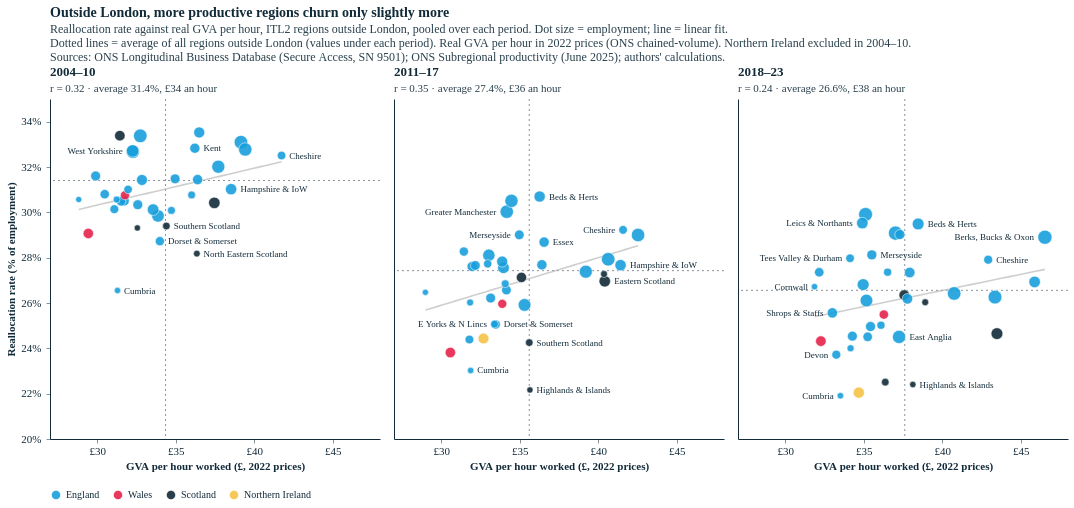

This figure's notebook cell:
### Code cell
# Window set C without London: the 36 other regions, tighter axes and more labels
wins_c, ni_c = WINDOW_SETS["C"][0], WINDOW_SETS["C"][1]
pw_c, _ = build_panels(wins_c, ni_c)
nl_panels = {lab: v[0][v[0].group == "Rest of UK"].copy() for lab, v in pw_c.items()}
allnl = pd.concat(nl_panels.values())
XSN = alt.Scale(domain=[float(np.floor(allnl.prod_gbp.min() - 1)), float(np.ceil(allnl.prod_gbp.max() + 1))], zero=False, nice=False)
YSN = alt.Scale(domain=[float(np.floor(allnl.realloc.min() - 1)), float(np.ceil(allnl.realloc.max() + 1))], zero=False, nice=False)
SIZEN = alt.Scale(domain=[0, float(allnl.emp.max())], range=[8, 200])
WN, HN = W4, H4

def nl_rates(yrs, ni_from):
    j = ni_trim(jf[jf.year.between(*yrs)], ni_from); j = j[~LONDON(j)]
    pj = ni_trim(prod[prod.year.between(*yrs)], ni_from); pj = pj[~LONDON(pj)]
    return 100 * j[["total_jc", "total_jd"]].sum().sum() / j.emp_avg.sum(), pj.gva_real.sum() / pj.hours_worked_weekly.sum()

ABBR = {"Berkshire, Buckinghamshire and Oxfordshire": "Berks, Bucks & Oxon", "Bedfordshire and Hertfordshire": "Beds & Herts",
        "Gloucestershire, Wiltshire and Bath/Bristol area": "Glos, Wilts & Bristol", "Leicestershire, Rutland and Northamptonshire": "Leics & Northants",
        "Herefordshire, Worcestershire and Warwickshire": "Herefs, Worcs & Warks", "Surrey, East and West Sussex": "Surrey & Sussex",
        "East Yorkshire and Northern Lincolnshire": "E Yorks & N Lincs", "Northumberland, and Tyne and Wear": "Tyneside & Northumb.",
        "Derbyshire and Nottinghamshire": "Derbys & Notts", "Shropshire and Staffordshire": "Shrops & Staffs",
        "West Wales and The Valleys": "West Wales & Valleys", "Cornwall and Isles of Scilly": "Cornwall", "Tees Valley and Durham": "Tees Valley & Durham",
        "Hampshire and Isle of Wight": "Hampshire & IoW", "Dorset and Somerset": "Dorset & Somerset", "Highlands and Islands": "Highlands & Islands"}

NATIONS = ["England", "Wales", "Scotland", "Northern Ireland"]
NCOLS = [ECO["blue-light"], ECO["red"], ECO["blue-dark"], ECO["yellow"]]

def panel_nl(lab, first):
    d = nl_panels[lab].assign(full_name=lambda x: x.itl2_name, itl2_name=lambda x: x.itl2_name.replace(ABBR),
                                nation=lambda x: x.itl2_code.str[:3].map({"TLL": "Wales", "TLM": "Scotland", "TLN": "Northern Ireland"}).fillna("England")); ukr, ukp = nl_rates(wins_c[lab], ni_c[lab])
    r = np.corrcoef(d.realloc, d.prod_gbp)[0, 1]
    labs = place_labels(d, XSN, YSN, WN, H4, size=SIZEN, xcol="prod_gbp", max_labels=12, max_len=22, force=False, pad=2)
    ax_y = alt.Axis(title="Reallocation rate (% of employment)" if first else None, labels=first, ticks=first, labelExpr="datum.label + '%'")
    return alt.layer(
        alt.Chart(pd.DataFrame({"v": [ukp]})).mark_rule(strokeDash=[2, 3], color=TXT, opacity=0.5).encode(x=alt.X("v:Q", scale=XSN)),
        alt.Chart(pd.DataFrame({"v": [ukr]})).mark_rule(strokeDash=[2, 3], color=TXT, opacity=0.5).encode(y=alt.Y("v:Q", scale=YSN, axis=ax_y)),
        fit_layer(d, "prod_gbp", XSN, GREY).encode(y=alt.Y("y:Q", scale=YSN)),
        alt.Chart(d).mark_circle(opacity=0.9, stroke="white", strokeWidth=0.6).encode(
            color=alt.Color("nation:N", scale=alt.Scale(domain=NATIONS, range=NCOLS), legend=alt.Legend(title=None, orient="bottom") if first else None),
            x=alt.X("prod_gbp:Q", scale=XSN, title="GVA per hour worked (£, 2022 prices)",
                    axis=alt.Axis(values=list(range(int(XSN.domain[0]) // 5 * 5 + 5, int(XSN.domain[1]) + 1, 5)), labelExpr="'£' + datum.label")),
            y=alt.Y("realloc:Q", scale=YSN, axis=ax_y), size=alt.Size("emp:Q", scale=SIZEN, legend=None),
            order=alt.Order("emp:Q", sort="descending"),
            tooltip=[alt.Tooltip("full_name:N", title="Region"), alt.Tooltip("prod_gbp:Q", format=".1f", title="GVA per hour (£)"),
                     alt.Tooltip("realloc:Q", format=".1f", title="Reallocation (%)"), alt.Tooltip("emp:Q", format=",.0f", title="Employment")]),
        *[alt.Chart(labs.iloc[[i]]).mark_text(align=r_["align"], baseline="middle", dx=r_["dx"], dy=r_["dy"], fontSize=9, color=TXT)
            .encode(x=alt.X("prod_gbp:Q", scale=XSN), y=alt.Y("realloc:Q", scale=YSN), text="short:N") for i, r_ in labs.iterrows()],
    ).properties(width=WN, height=HN, title=alt.Title(lab, subtitle=f"r = {r:.2f} · average {ukr:.1f}%, £{ukp:.0f} an hour", anchor="start", fontSize=13, subtitleFontSize=11))

pcn = alt.hconcat(*[panel_nl(lab, i == 0) for i, lab in enumerate(wins_c)], spacing=12).resolve_scale(color="shared").properties(title=alt.Title(
    "Outside London, more productive regions churn only slightly more",
    subtitle=["Reallocation rate against real GVA per hour, ITL2 regions outside London, pooled over each period. Dot size = employment; line = linear fit.",
              "Dotted lines = average of all regions outside London (values under each period). Real GVA per hour in 2022 prices (ONS chained-volume). Northern Ireland excluded in 2004–10.", SRC2]))
styles.save(pcn, str(FIG), "reallocation_productivity_windows_C_excl_london", width=WN, height=HN)
print({lab: round(np.corrcoef(d.realloc, d.prod_gbp)[0, 1], 2) for lab, d in nl_panels.items()})
pcn
